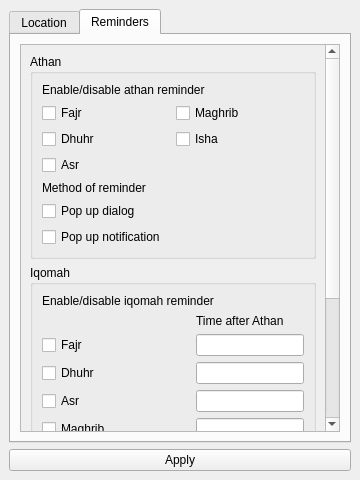
<?xml version="1.0" encoding="UTF-8"?>
<ui version="4.0">
 <class>SettingsWindow</class>
 <widget class="QMainWindow" name="SettingsWindow">
  <property name="geometry">
   <rect>
    <x>0</x>
    <y>0</y>
    <width>360</width>
    <height>480</height>
   </rect>
  </property>
  <property name="windowTitle">
   <string>Settings</string>
  </property>
  <widget class="QWidget" name="centralwidget">
   <layout class="QGridLayout" name="gridLayout">
    <item row="3" column="0">
     <widget class="QPushButton" name="btn_apply">
      <property name="text">
       <string>Apply</string>
      </property>
     </widget>
    </item>
    <item row="0" column="0">
     <widget class="QTabWidget" name="tabWidget">
      <property name="currentIndex">
       <number>1</number>
      </property>
      <widget class="QWidget" name="tab_location">
       <attribute name="title">
        <string>Location</string>
       </attribute>
       <layout class="QGridLayout" name="gridLayout_2">
        <item row="0" column="0">
         <layout class="QFormLayout" name="formLayout">
          <item row="1" column="0">
           <widget class="QLabel" name="lbl_lat">
            <property name="text">
             <string>Latitude</string>
            </property>
           </widget>
          </item>
          <item row="1" column="1">
           <widget class="QLineEdit" name="txt_lat"/>
          </item>
          <item row="2" column="0">
           <widget class="QLabel" name="lbl_lon">
            <property name="text">
             <string>Longitude</string>
            </property>
           </widget>
          </item>
          <item row="2" column="1">
           <widget class="QLineEdit" name="txt_lon"/>
          </item>
          <item row="3" column="0">
           <widget class="QLabel" name="lbl_tz">
            <property name="text">
             <string>Timezone</string>
            </property>
           </widget>
          </item>
          <item row="3" column="1">
           <widget class="QLineEdit" name="txt_tz"/>
          </item>
          <item row="4" column="0">
           <widget class="QLabel" name="lbl_calc">
            <property name="text">
             <string>Calculation Method</string>
            </property>
           </widget>
          </item>
          <item row="4" column="1">
           <widget class="QComboBox" name="combo_calc"/>
          </item>
         </layout>
        </item>
       </layout>
      </widget>
      <widget class="QWidget" name="tab_reminders">
       <attribute name="title">
        <string>Reminders</string>
       </attribute>
       <layout class="QGridLayout" name="gridLayout_4">
        <item row="0" column="0">
         <widget class="QScrollArea" name="scrollArea">
          <property name="widgetResizable">
           <bool>true</bool>
          </property>
          <widget class="QWidget" name="scrollAreaWidgetContents">
           <property name="geometry">
            <rect>
             <x>0</x>
             <y>0</y>
             <width>304</width>
             <height>598</height>
            </rect>
           </property>
           <layout class="QVBoxLayout" name="verticalLayout_2">
            <item>
             <widget class="QGroupBox" name="group_athan">
              <property name="title">
               <string>Athan</string>
              </property>
              <layout class="QGridLayout" name="gridLayout_3">
               <item row="1" column="1">
                <widget class="QCheckBox" name="check_athan_maghrib">
                 <property name="text">
                  <string>Maghrib</string>
                 </property>
                </widget>
               </item>
               <item row="1" column="0">
                <widget class="QCheckBox" name="check_athan_fajr">
                 <property name="text">
                  <string>Fajr</string>
                 </property>
                </widget>
               </item>
               <item row="2" column="0">
                <widget class="QCheckBox" name="check_athan_dhuhr">
                 <property name="text">
                  <string>Dhuhr</string>
                 </property>
                </widget>
               </item>
               <item row="4" column="0" colspan="2">
                <widget class="QLabel" name="desc_athan_method">
                 <property name="text">
                  <string>Method of reminder</string>
                 </property>
                </widget>
               </item>
               <item row="0" column="0" colspan="2">
                <widget class="QLabel" name="desc_athan">
                 <property name="text">
                  <string>Enable/disable athan reminder</string>
                 </property>
                </widget>
               </item>
               <item row="3" column="0">
                <widget class="QCheckBox" name="check_athan_asr">
                 <property name="text">
                  <string>Asr</string>
                 </property>
                </widget>
               </item>
               <item row="2" column="1">
                <widget class="QCheckBox" name="check_athan_isha">
                 <property name="text">
                  <string>Isha</string>
                 </property>
                </widget>
               </item>
               <item row="5" column="0" colspan="2">
                <widget class="QCheckBox" name="check_athan_dialog">
                 <property name="text">
                  <string>Pop up dialog</string>
                 </property>
                </widget>
               </item>
               <item row="6" column="0" colspan="2">
                <widget class="QCheckBox" name="check_athan_notification">
                 <property name="text">
                  <string>Pop up notification</string>
                 </property>
                </widget>
               </item>
              </layout>
             </widget>
            </item>
            <item>
             <widget class="QGroupBox" name="group_iqomah">
              <property name="title">
               <string>Iqomah</string>
              </property>
              <property name="flat">
               <bool>false</bool>
              </property>
              <property name="checkable">
               <bool>false</bool>
              </property>
              <layout class="QGridLayout" name="gridLayout_5">
               <item row="3" column="0">
                <widget class="QCheckBox" name="check_iqomah_dhuhr">
                 <property name="text">
                  <string>Dhuhr</string>
                 </property>
                </widget>
               </item>
               <item row="2" column="0">
                <widget class="QCheckBox" name="check_iqomah_fajr">
                 <property name="text">
                  <string>Fajr</string>
                 </property>
                </widget>
               </item>
               <item row="4" column="0">
                <widget class="QCheckBox" name="check_iqomah_asr">
                 <property name="text">
                  <string>Asr</string>
                 </property>
                </widget>
               </item>
               <item row="5" column="0">
                <widget class="QCheckBox" name="check_iqomah_maghrib">
                 <property name="text">
                  <string>Maghrib</string>
                 </property>
                </widget>
               </item>
               <item row="10" column="0" colspan="2">
                <widget class="QCheckBox" name="check_iqomah_notification">
                 <property name="text">
                  <string>Pop up notification</string>
                 </property>
                </widget>
               </item>
               <item row="0" column="0" colspan="2">
                <widget class="QLabel" name="desc_iqomah">
                 <property name="text">
                  <string>Enable/disable iqomah reminder</string>
                 </property>
                </widget>
               </item>
               <item row="4" column="1">
                <widget class="QLineEdit" name="txt_iqomah_asr">
                 <property name="sizePolicy">
                  <sizepolicy hsizetype="Fixed" vsizetype="Fixed">
                   <horstretch>0</horstretch>
                   <verstretch>0</verstretch>
                  </sizepolicy>
                 </property>
                 <property name="baseSize">
                  <size>
                   <width>0</width>
                   <height>0</height>
                  </size>
                 </property>
                </widget>
               </item>
               <item row="5" column="1">
                <widget class="QLineEdit" name="txt_iqomah_maghrib">
                 <property name="sizePolicy">
                  <sizepolicy hsizetype="Fixed" vsizetype="Fixed">
                   <horstretch>0</horstretch>
                   <verstretch>0</verstretch>
                  </sizepolicy>
                 </property>
                 <property name="baseSize">
                  <size>
                   <width>0</width>
                   <height>0</height>
                  </size>
                 </property>
                </widget>
               </item>
               <item row="9" column="0">
                <widget class="QCheckBox" name="check_iqomah_dialog">
                 <property name="text">
                  <string>Pop up dialog</string>
                 </property>
                </widget>
               </item>
               <item row="2" column="1">
                <widget class="QLineEdit" name="txt_iqomah_fajr">
                 <property name="sizePolicy">
                  <sizepolicy hsizetype="Fixed" vsizetype="Fixed">
                   <horstretch>0</horstretch>
                   <verstretch>0</verstretch>
                  </sizepolicy>
                 </property>
                 <property name="baseSize">
                  <size>
                   <width>0</width>
                   <height>0</height>
                  </size>
                 </property>
                 <property name="readOnly">
                  <bool>false</bool>
                 </property>
                </widget>
               </item>
               <item row="3" column="1">
                <widget class="QLineEdit" name="txt_iqomah_dhuhr">
                 <property name="sizePolicy">
                  <sizepolicy hsizetype="Fixed" vsizetype="Fixed">
                   <horstretch>0</horstretch>
                   <verstretch>0</verstretch>
                  </sizepolicy>
                 </property>
                 <property name="baseSize">
                  <size>
                   <width>0</width>
                   <height>0</height>
                  </size>
                 </property>
                </widget>
               </item>
               <item row="1" column="1">
                <widget class="QLabel" name="lbl_timeafterathan">
                 <property name="text">
                  <string>Time after Athan</string>
                 </property>
                </widget>
               </item>
               <item row="7" column="1">
                <widget class="QLineEdit" name="txt_iqomah_isha">
                 <property name="sizePolicy">
                  <sizepolicy hsizetype="Fixed" vsizetype="Fixed">
                   <horstretch>0</horstretch>
                   <verstretch>0</verstretch>
                  </sizepolicy>
                 </property>
                 <property name="baseSize">
                  <size>
                   <width>0</width>
                   <height>0</height>
                  </size>
                 </property>
                </widget>
               </item>
               <item row="7" column="0">
                <widget class="QCheckBox" name="check_iqomah_isha">
                 <property name="text">
                  <string>Isha</string>
                 </property>
                </widget>
               </item>
               <item row="8" column="0">
                <widget class="QLabel" name="desc_iqomah_method">
                 <property name="text">
                  <string>Method of reminder</string>
                 </property>
                </widget>
               </item>
              </layout>
             </widget>
            </item>
            <item>
             <widget class="QGroupBox" name="group_custom">
              <property name="title">
               <string>Custom</string>
              </property>
              <layout class="QGridLayout" name="gridLayout_6">
               <item row="0" column="0">
                <widget class="QLabel" name="desc_custom">
                 <property name="text">
                  <string>Coming Soon!</string>
                 </property>
                </widget>
               </item>
              </layout>
             </widget>
            </item>
           </layout>
          </widget>
         </widget>
        </item>
       </layout>
      </widget>
     </widget>
    </item>
   </layout>
  </widget>
 </widget>
 <resources/>
 <connections/>
</ui>
